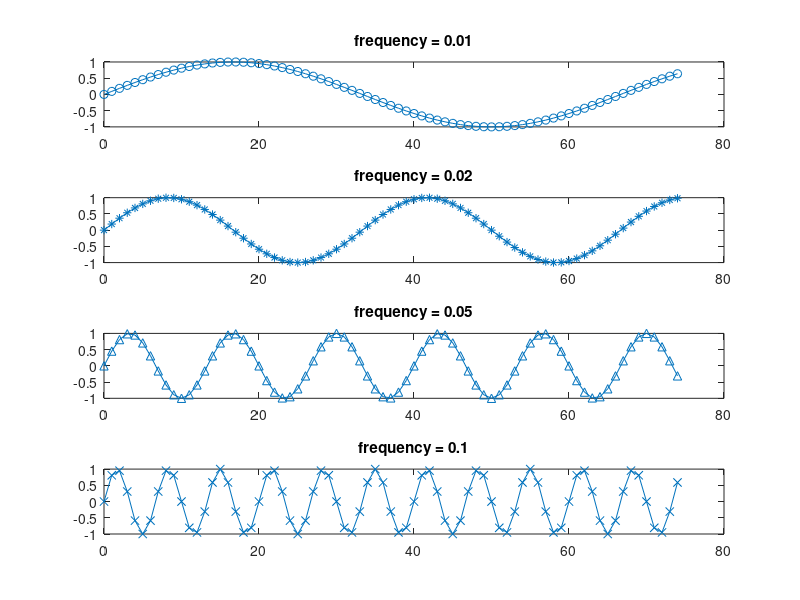
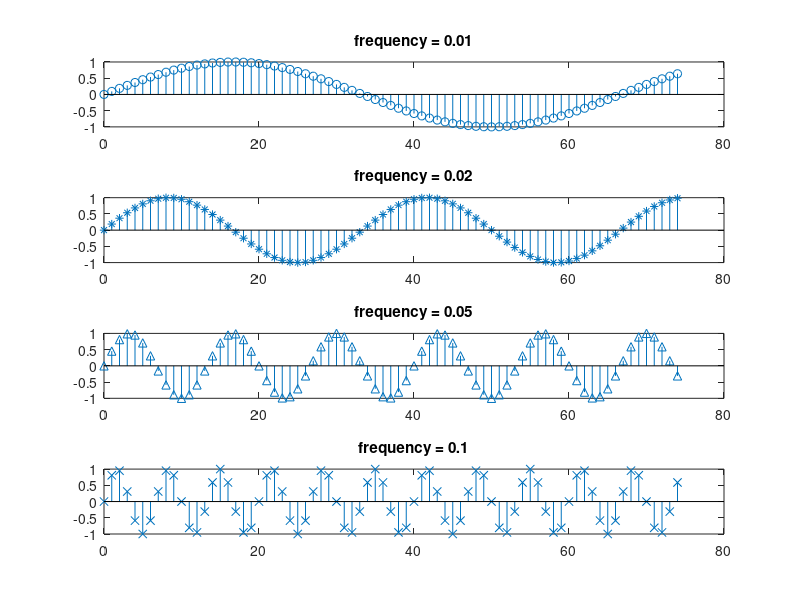
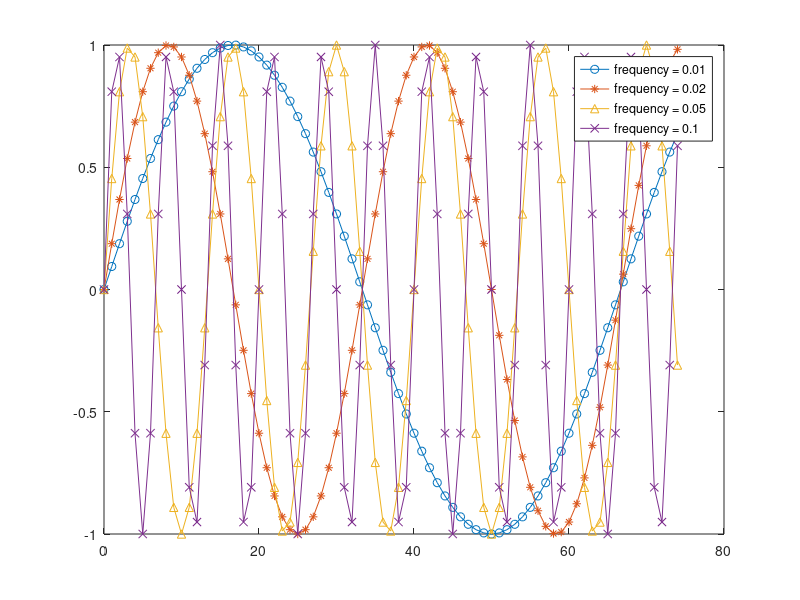
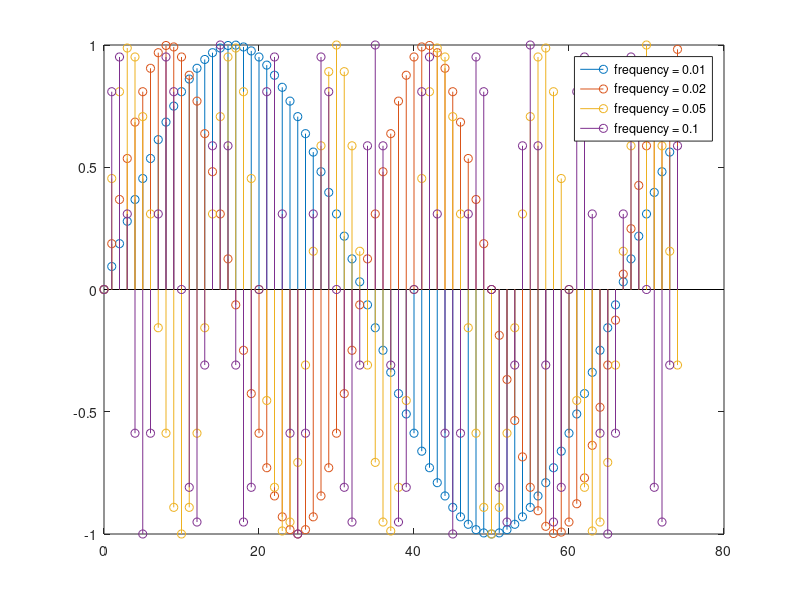

These figures' MATLAB source, in order:
%muestras_n = 0:1:74;%Indica que son las primeras 75 muestras. De 0 a 74 con incrementos de 1
muestras_n = linspace(0,74,75)';

f01 = 0.01 ;%Valor definido por el ejercicio;
f02 = 0.02;%Valor definido por el ejercicio;
f05 = 0.05;%Valor definido por el ejercicio;
f1  = 0.1;%Valor definido por el ejercicio;

y01 = sin(3*pi*f01*muestras_n);%Funcion definida por el ejercicio. Ese utiliza la frecuencua de 0.01 
y02 = sin(3*pi*f02*muestras_n);%Funcion definida por el ejercicio. Ese utiliza la frecuencua de 0.02
y05 = sin(3*pi*f05*muestras_n);%Funcion definida por el ejercicio. Ese utiliza la frecuencua de 0.05
y1 = sin(3*pi*f1*muestras_n);%Funcion definida por el ejercicio. Ese utiliza la frecuencua de 0.1

f1 = figure('Name','Graficos por separado utilizando funcion plot','NumberTitle','on');
subplot(4,1,1)
plot(muestras_n,y01,'-o');
title("frequency = 0.01");

subplot(4,1,2)
plot(muestras_n,y02,'-*');
title("frequency = 0.02");

subplot(4,1,3)
plot(muestras_n,y05,'-^');
title("frequency = 0.05");

subplot(4,1,4)
plot(muestras_n,y1,'-x');
title("frequency = 0.1");

f2 = figure('Name','Graficos por separado utilizando funcion stem','NumberTitle','on');
subplot(4,1,1)
stem(muestras_n,y01,'-o');
title("frequency = 0.01");

subplot(4,1,2)
stem(muestras_n,y02,'-*');
title("frequency = 0.02");

subplot(4,1,3)
stem(muestras_n,y05,'-^');
title("frequency = 0.05");

subplot(4,1,4)
stem(muestras_n,y1,'-x');
title("frequency = 0.1");

f3 = figure('Name','Graficos en mismo cuadro utilizando plot','NumberTitle','on');
plot(muestras_n,y01,'-o',muestras_n,y02,'-*',muestras_n,y05,'-^',muestras_n,y1,'-x');
legend('frequency = 0.01','frequency = 0.02','frequency = 0.05','frequency = 0.1');

f4 = figure('Name','Graficos en mismo cuadro utilizando stem','NumberTitle','on');
X = muestras_n;
Y = [y01,y02,y05,y1];
stem(X,Y);
legend('frequency = 0.01','frequency = 0.02','frequency = 0.05','frequency = 0.1');





